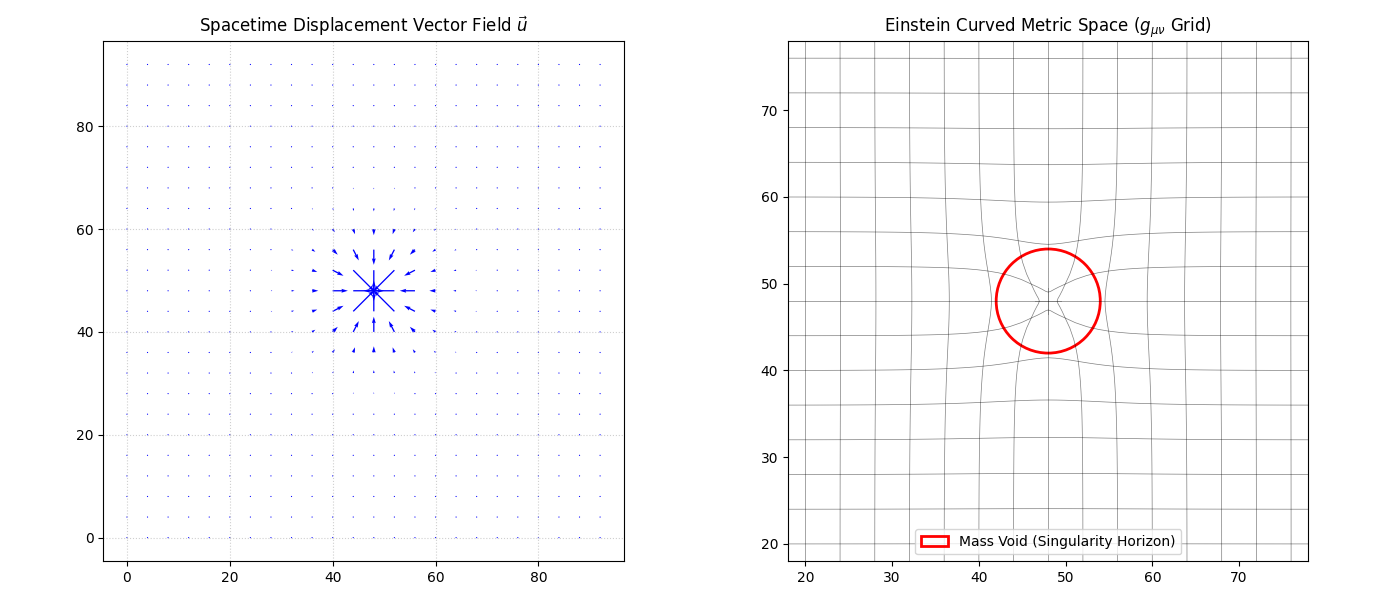

Here is the Python script that generated this plot:
import numpy as np
import matplotlib.pyplot as plt
from energy_dot_lattice_3d_2 import EnergyLatticeSim3D_Relativity

def visualize_curved_spacetime():
    print("🚀 啟動 EnergyDot 數值相對論：計算時空度規 (h_ij)...")
    
    # 啟動相對論引擎
    sim = EnergyLatticeSim3D_Relativity(size=96)
    
    print("   [運算中] 求解愛因斯坦場方程 (靜態真空解) 1000步...")
    for _ in range(1000):
        sim.step()
        
    print("   [完成] 提取應變張量與度規擾動...")
    ux, uy, eps_xx, eps_yy = sim.get_metric_perturbation_2d()
    
    # --- 繪製彎曲時空圖 ---
    S = sim.S
    fig, axes = plt.subplots(1, 2, figsize=(14, 6))
    
    # 建立平直時空的參考網格座標
    y, x = np.mgrid[0:S, 0:S]
    
    # 圖 1：度規擾動向量場 (時空拖拽)
    # 為了圖表清晰，每隔 4 個網格畫一個箭頭
    skip = (slice(None, None, 4), slice(None, None, 4))
    axes[0].quiver(x[skip], y[skip], ux[skip], uy[skip], color='blue', scale=50)
    axes[0].set_title("Spacetime Displacement Vector Field $\\vec{u}$")
    axes[0].set_aspect('equal')
    axes[0].grid(True, linestyle=':', alpha=0.6)
    
    # 圖 2：彎曲的時空網格 (The Curved Metric)
    # 彎曲後的座標 = 原座標 + 擾動位移 (x + u_x, y + u_y)
    curved_x = x + ux
    curved_y = y + uy
    
    axes[1].set_title("Einstein Curved Metric Space ($g_{\\mu\\nu}$ Grid)")
    # 畫水平網格線
    for i in range(0, S, 4):
        axes[1].plot(curved_x[i, :], curved_y[i, :], 'k-', lw=0.5, alpha=0.5)
    # 畫垂直網格線
    for j in range(0, S, 4):
        axes[1].plot(curved_x[:, j], curved_y[:, j], 'k-', lw=0.5, alpha=0.5)
        
    # 標示質量空洞 (黑洞) 邊界
    circle = plt.Circle((sim.mid, sim.mid), sim.void_R, color='red', fill=False, lw=2, label="Mass Void (Singularity Horizon)")
    axes[1].add_patch(circle)
    
    axes[1].set_aspect('equal')
    axes[1].legend()
    axes[1].set_xlim(sim.mid - 30, sim.mid + 30)
    axes[1].set_ylim(sim.mid - 30, sim.mid + 30)
    
    plt.tight_layout()
    plt.show()

if __name__ == "__main__":
    visualize_curved_spacetime()
